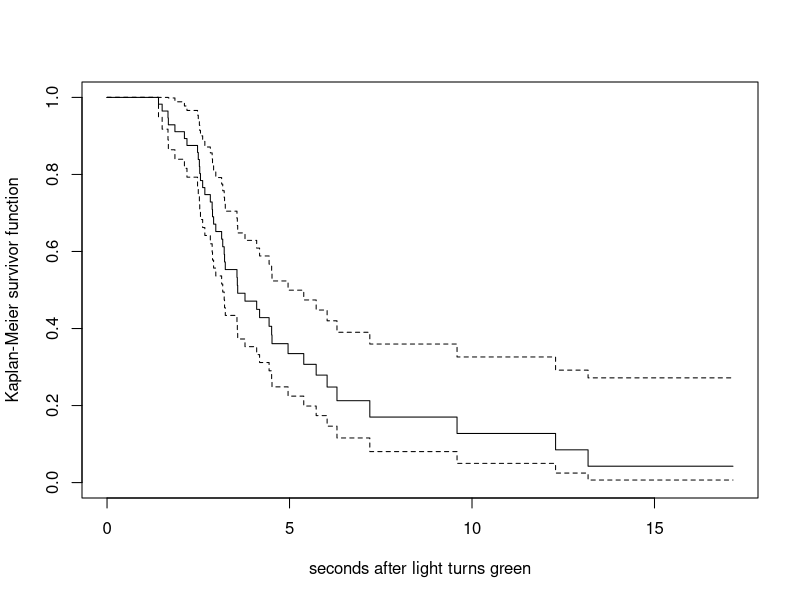
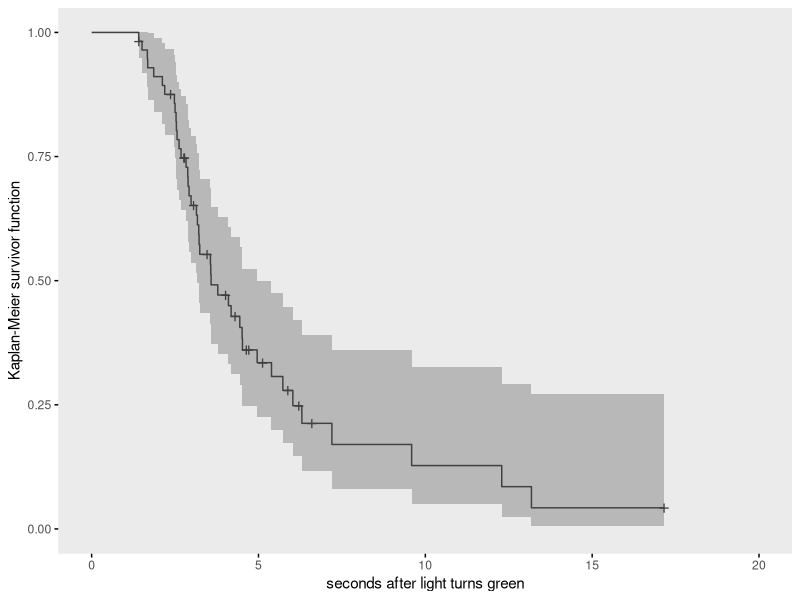

Recreate these plots in R, in order.
## ---- chunk 1
options(width = 100)
## ---- chunk 2
library(tidyverse)

honking <- 
  read_csv("data/honking.csv") %>%
  # make all names lower case
  rename_all(str_to_lower) %>% 
  mutate(censor_1 = abs(censor - 1))

glimpse(honking)
## ---- chunk 3
honking %>% 
  filter(censor == 0) %>% 
  top_n(-3, seconds)
## ---- chunk 4
library(survival)
library(broom)
library(survminer)
## ---- chunk 5
kap1 <-
  survfit(data = honking,
          Surv(seconds, censor_1) ~ 1)
## ---- chunk 6
summary(kap1)
## ---- chunk 7
k <-
  tidy(kap1)

k
## ---- chunk 8
plot(kap1,
     xlab = "seconds after light turns green",
     ylab = "Kaplan-Meier survivor function")
## ---- chunk 9
ggsurvplot(kap1, data = honking,
           color = "grey25",
           size = 1/2,
           xlim = c(0, 20),
           break.time.by = 5,
           legend = "none",
           ggtheme = theme_gray() + 
             theme(panel.grid = element_blank())) +
  labs(x = "seconds after light turns green",
       y = "Kaplan-Meier survivor function")
## ---- chunk 10
sessionInfo()
